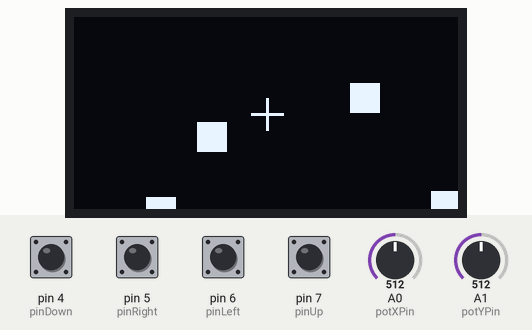
Recording of a sketch running on a simulated Arduino Uno, built with avr-gcc and run on an emulated ATmega328P. On the bench: 128×64 one-colour display. The test bench sets the inputs (shaded band); at power-on: pin 4 (pinDown), pin 5 (pinRight), pin 6 (pinLeft), pin 7 (pinUp) HIGH, A0 (potXPin) = 512, A1 (potYPin) = 512. Random numbers use the default seed unless the sketch sets one.

Above: at 1.28 s.
1.3 s: A0 (potXPin) set to 716
At 1.39 s:
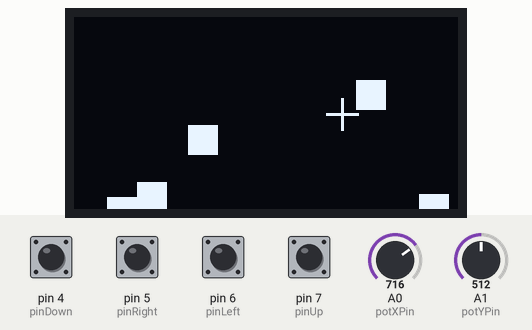
2.9 s: A1 (potYPin) set to 716
At 2.98 s:
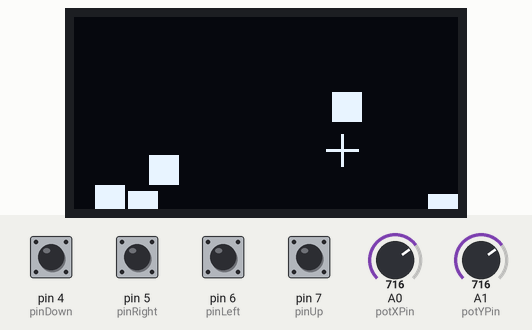
4.4 s: pin 4 (pinDown) pulled LOW for 0.15 s
At 4.46 s:
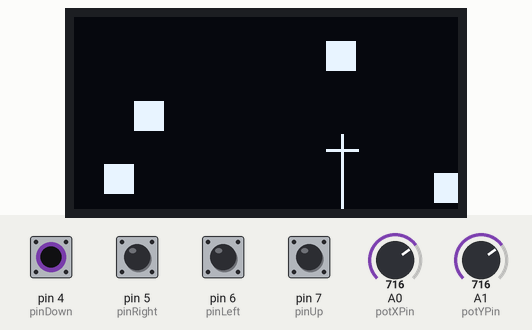
5.1 s: pin 5 (pinRight) pulled LOW for 0.15 s
At 5.14 s:
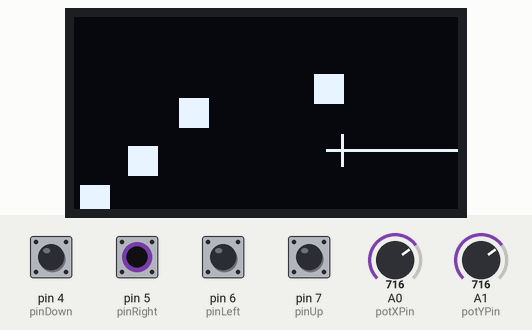
5.8 s: pin 6 (pinLeft) pulled LOW for 0.15 s
At 5.83 s:
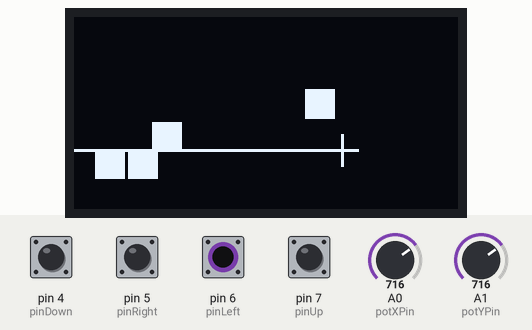
6.5 s: pin 7 (pinUp) pulled LOW for 0.15 s
At 6.57 s:
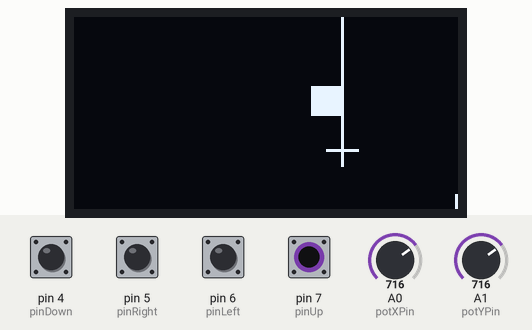

The sketch:

Arduino-Asteroids-Game.ino
```cpp
#include <Wire.h>
#include <Adafruit_GFX.h>
#include <Adafruit_SSD1306.h>

#define SCREEN_WIDTH 128
#define SCREEN_HEIGHT 64
#define OLED_RESET -1

// Pin Declaration
const int potXPin = A0;
const int potYPin = A1;

int potX = 0;
int potY = 0;

int screenX = 0;
int screenY = 0;

// Enemy values
bool alive[5] = {true, true, true, true, true};
int positions[10] = {0, 0, 0, 0, 0, 0, 0, 0, 0, 0};

// Shooting functionality
const int pinUp = 7;
uint8_t  stateUp = 0;

const int pinLeft = 6;
uint8_t  stateLeft = 0;

const int pinRight = 5;
uint8_t  stateRight = 0;

const int pinDown = 4;
uint8_t  stateDown = 0;


Adafruit_SSD1306 display(SCREEN_WIDTH, SCREEN_HEIGHT, &Wire, OLED_RESET);

void setup() {
  Serial.begin(9600);
  randomSeed(analogRead(A5));

  if(!display.begin(SSD1306_SWITCHCAPVCC, 0x3C)) {
    Serial.println(F("SSD1306 allocation failed"));
    for(;;);
  }

  pinMode(pinUp, INPUT_PULLUP);
  pinMode(pinLeft, INPUT_PULLUP);
  pinMode(pinRight, INPUT_PULLUP);
  pinMode(pinDown, INPUT_PULLUP);

  for(int i = 0; i<5; ++i) {
    int x = random(0,129);
    int y = random(0, 65);
    positions[i*2] = x;
    positions[i*2+1] = y;

  }

}

void loop() {
  display.clearDisplay();
  updateEnemyPositions(3);
  movement();
  drawEnemies();

  shoot();

  winScreen();


  display.display();
  delay(25);
}

inline void drawCross(int x, int y, int size) {
  display.drawLine(x-size, y, x+size, y, SSD1306_WHITE);
  display.drawLine(x, y-size, x, y+size, SSD1306_WHITE);
}

inline void movement() {
  potX = analogRead(potXPin);
  potY = analogRead(potYPin);

  screenX = map(potX, 0, 1024, 0, 128);
  screenY = map(potY, 0, 1024, 0, 64);

  drawCross(screenX, screenY, 5);
}

void drawEnemies() {
  for(int i = 0; i<5; ++i) {
    if(alive[i]) {
      display.fillRect(positions[i*2], positions[i*2+1], 10, 10, SSD1306_WHITE);

    }
  }
}

void winScreen() {
  while(!alive[0] && !alive[1] && !alive[2] && !alive[3] && !alive[4]) {
    display.clearDisplay();

    display.setTextSize(2);      // Text size (1 = normal, 2 = double, etc.)
    display.setTextColor(SSD1306_WHITE);  // Color of the text
    display.setCursor(16, 32);

    display.println("You Win!");
    display.display();
    delay(500);
  }
}

void shoot() {
  stateUp = digitalRead(pinUp);
  stateLeft = digitalRead(pinLeft);
  stateRight = digitalRead(pinRight);
  stateDown = digitalRead(pinDown);
  if(!stateUp) {
    display.drawLine(screenX, screenY, screenX, 0, SSD1306_WHITE);
    for(int i = 0; i<5; ++i) {
      if(screenX >= positions[i*2] && screenX <= (positions[i*2]+10) && positions[i*2+1] <= screenY && alive[i]) {
        alive[i] = false;
      }
    }
  }
  if(!stateLeft) {
    display.drawLine(screenX, screenY, 0, screenY, SSD1306_WHITE);
    for(int i = 0; i<5; ++i) {
      if(screenY >= positions[i*2+1] && screenY <= (positions[i*2+1]+10) && positions[i*2] <= screenX && alive[i]) {
        alive[i] = false;
      }
    }
  }
  if(!stateRight) {
    display.drawLine(screenX, screenY, SCREEN_WIDTH, screenY, SSD1306_WHITE);
    for(int i = 0; i<5; ++i) {
      if(screenY >= positions[i*2+1] && screenY <= (positions[i*2+1]+10) && positions[i*2] >= screenX && alive[i]) {
        alive[i] = false;
      }
    }
  }
  if(!stateDown) {
    display.drawLine(screenX, screenY, screenX, SCREEN_HEIGHT, SSD1306_WHITE);
    for(int i = 0; i<5; ++i) {
      if(screenX >= positions[i*2] && screenX <= (positions[i*2]+10) && positions[i*2+1] >= screenY && alive[i]) {
        alive[i] = false;
      }
    }
  }
}

void updateEnemyPositions(int movement) {
  for(int i=0; i<5; ++i) {
    positions[i*2] += random(-movement, movement+1);
    positions[i*2+1] += random(-movement, movement+1);
    if(positions[i*2] > 180) {
      positions[i*2] = 180;
    }
    if(positions[i*2] < 0) {
      positions[i*2] = 0;
    }
    if(positions[i*2+1] > 64) {
      positions[i*2+1] = 64;
    }
    if(positions[i*2+1] < 0) {
      positions[i*2+1] = 0;
    }
  }
}
```
